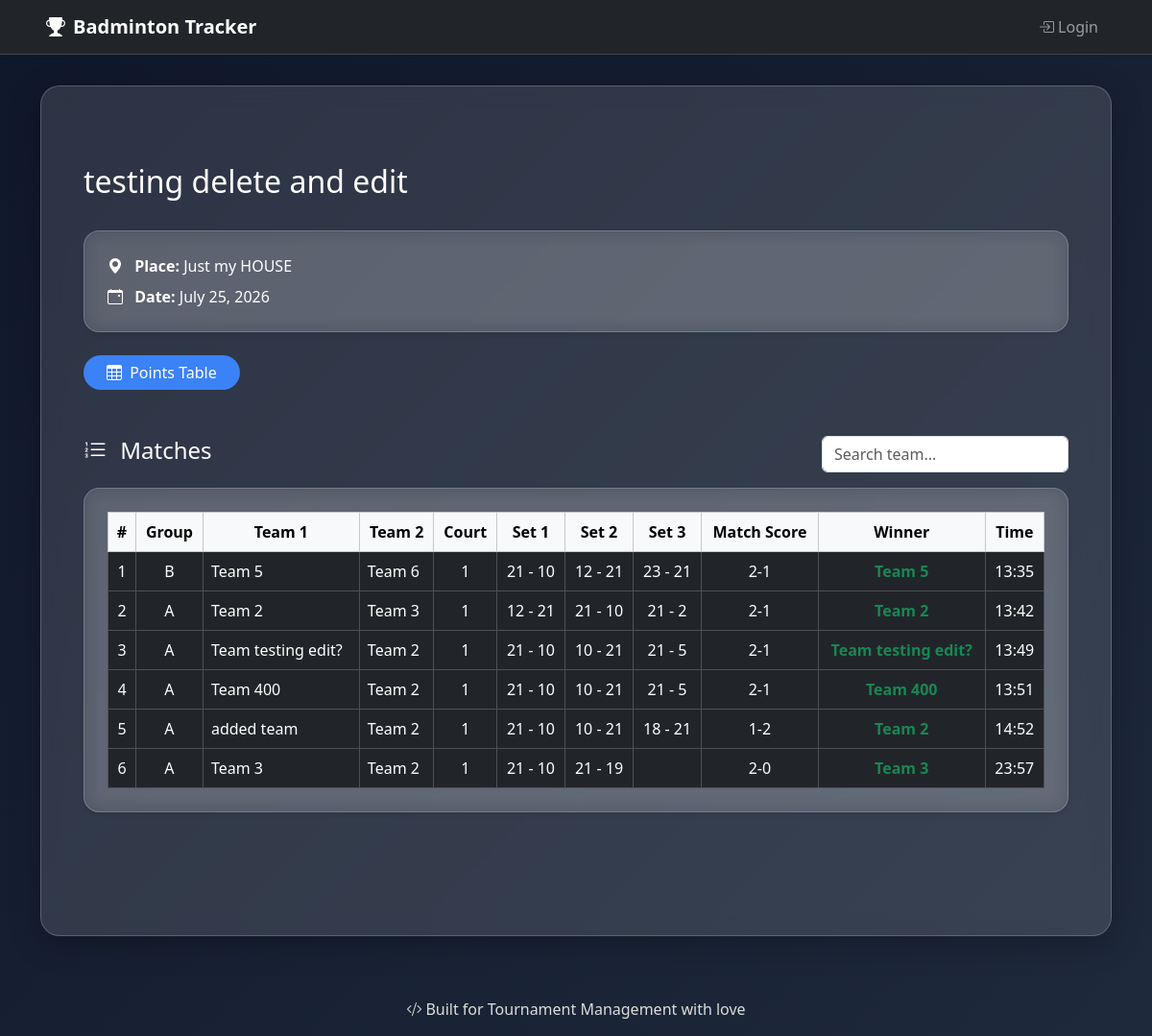
Page /badminton/tournament/4/matches/ on the earlier database version.
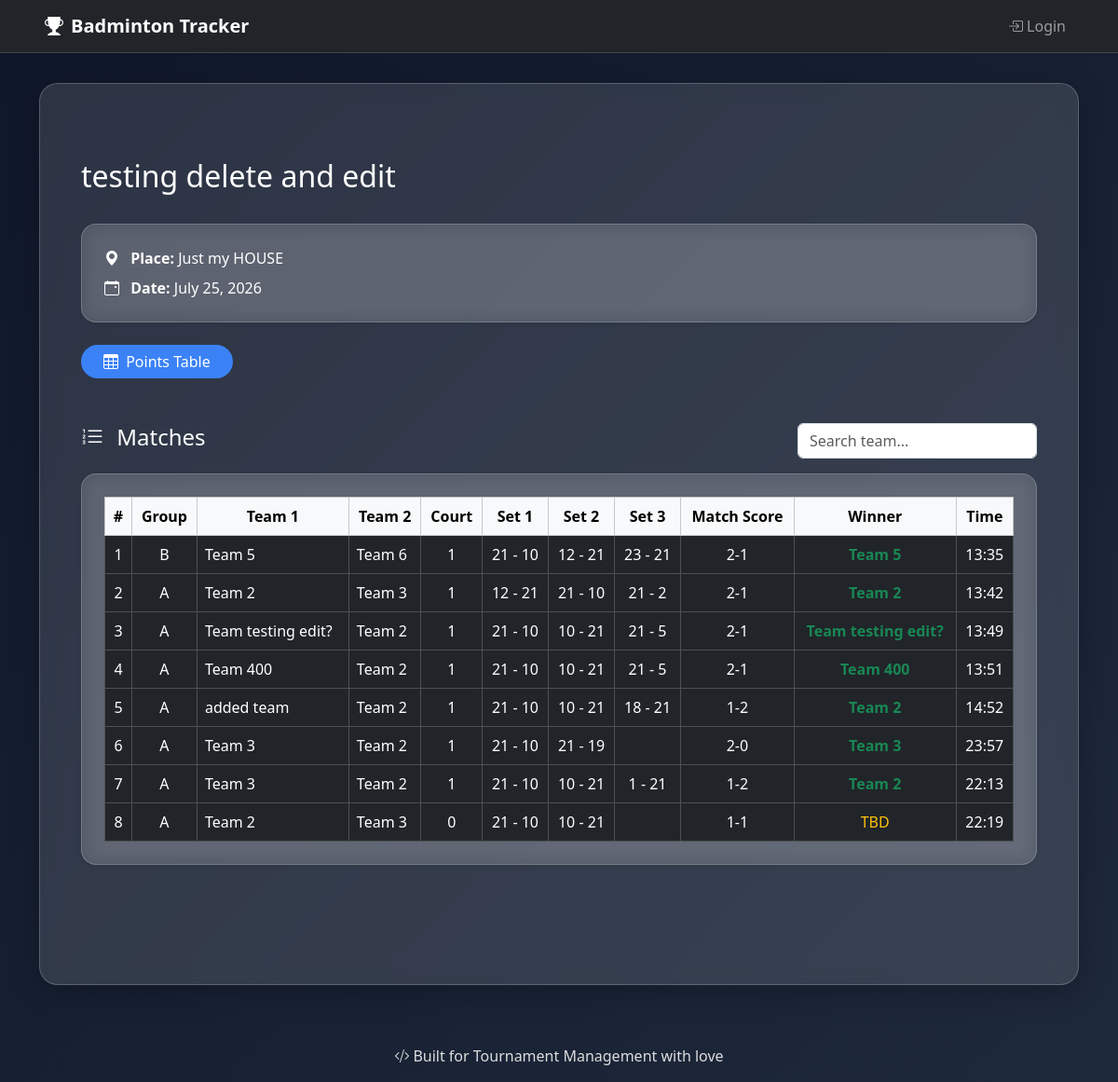
Same page on the later database version.
### badminton/models.py (models this page shows, shortened)
class Tournament(models.Model):
    name = models.CharField(max_length=100)
    place = models.CharField(max_length=100)
    date = models.DateField()

class Match(models.Model):
    group = models.ForeignKey(Group, on_delete=models.CASCADE)
    court_number = models.PositiveIntegerField()
    team1 = models.ForeignKey(Team, on_delete=models.CASCADE, related_name='team1_matches')
    team2 = models.ForeignKey(Team, on_delete=models.CASCADE, related_name='team2_matches')
    set1_team1 = models.PositiveIntegerField()
    set1_team2 = models.PositiveIntegerField()
    set2_team1 = models.PositiveIntegerField(null=True, blank=True)
    set2_team2 = models.PositiveIntegerField(null=True, blank=True)
    set3_team1 = models.PositiveIntegerField(null=True, blank=True)
    set3_team2 = models.PositiveIntegerField(null=True, blank=True)
    winner = models.ForeignKey(Team, on_delete=models.SET_NULL, null=True, blank=True, related_name='matches_won')
    created_at = models.DateTimeField(auto_now_add=True)
    updated_at = models.DateTimeField(auto_now=True)
    @property
    def match_score(self):
        t1 = 0
        t2 = 0
        if self.set1_team1 > self.set1_team2:
            t1 += 1
        else:
            t2 += 1
        if self.set2_team1 is not None and self.set2_team2 is not None:
            if self.set2_team1 > self.set2_team2:
                t1 += 1
            else:
                t2 += 1
        if self.set3_team1 is not None and self.set3_team2 is not None:
            if self.set3_team1 > self.set3_team2:
                t1 += 1
            else:
                t2 += 1
        return f"{t1}-{t2}"

class Group(models.Model):
    name = models.CharField(max_length=1)
    tournament = models.ForeignKey(Tournament, on_delete=models.CASCADE, related_name='groups')

class Team(models.Model):
    name = models.CharField(max_length=100)
    group = models.ForeignKey(Group, on_delete=models.CASCADE, related_name='teams')

### badminton/views.py (the view)
# urls.py: path('tournament/<int:tournament_id>/matches/', views.view_matches, name='view_matches'),
def view_matches(request, tournament_id):
    tournament = get_object_or_404(Tournament, pk=tournament_id)
    search_query = request.GET.get('search', '').strip()
    matches = Match.objects.filter(group__tournament=tournament)
    if search_query:
        matches = matches.filter(
            Q(team1__name__icontains=search_query) |
            Q(team2__name__icontains=search_query)
        )
    matches = matches.order_by('created_at')
    for match in matches:
        match.local_time = match.created_at + timedelta(hours=5, minutes=30)
        match.local_updated_time = match.updated_at + timedelta(hours=5, minutes=30)
    return render(request, 'view_matches.html', {
        'tournament': tournament,
        'matches': matches,
        'current_tournament': tournament,
        'search_query': search_query,  # Pass it to template for form value
    })

### badminton/templates/view_matches.html (shortened to what this page needs)
{% extends 'base.html' %}
{% load tz %}
{% block content %}
<div class="container py-5">
    <div class="d-flex justify-content-between align-items-center mb-4 flex-wrap">
        <h2 class="text-white">{{ tournament.name }}</h2>
    </div>
    <div class="glass-card p-4 rounded-4 mb-4 text-white shadow-sm">
        <p class="mb-2">
            <i class="bi bi-geo-alt-fill me-2"></i>
            <strong>Place:</strong> {{ tournament.place }}
        </p>
        <p class="mb-0">
            <i class="bi bi-calendar-event me-2"></i>
            <strong>Date:</strong> {{ tournament.date|date:"F j, Y" }}
        </p>
    </div>
    <div class="d-flex flex-wrap gap-3 mb-4">
        <a href="{% url 'tournament_detail' tournament.id %}" class="btn btn-primary btn-glow rounded-pill px-4">
            <i class="bi bi-table me-1"></i> Points Table
        </a>
    </div>
    <div class="d-flex justify-content-between align-items-center mb-3 mt-5 flex-wrap">
        <h4 class="text-white mb-2">
            <i class="bi bi-list-ol me-2"></i> Matches
        </h4>
        <input type="text" id="matchSearch" class="form-control w-auto" placeholder="Search team..." oninput="filterMatches()">
    </div>
    <div class="glass-card p-4 rounded-4 shadow-sm text-white mb-5">
        <div class="table-responsive">
            <table class="table table-dark table-bordered table-hover align-middle text-center mb-0" id="matchesTable">
                <thead class="table-light text-dark">
                    <tr>
                        <th>#</th>
                        <th>Group</th>
                        <th>Team 1</th>
                        <th>Team 2</th>
                        <th>Court</th>
                        <th>Set 1</th>
                        <th>Set 2</th>
                        <th>Set 3</th>
                        <th>Match Score</th>
                        <th>Winner</th>
                        <th>Time</th>
                    </tr>
                </thead>
                <tbody>
                    {% for match in matches %}
                        <tr class="match-row">
                            <td>{{ forloop.counter }}</td>
                            <td class="group-cell">{{ match.group.name }}</td>
                            <td class="team-cell text-start">{{ match.team1.name }}</td>
                            <td class="team-cell text-start">{{ match.team2.name }}</td>
                            <td>{{ match.court_number }}</td>
                            <td>{{ match.set1_team1 }} - {{ match.set1_team2 }}</td>
                            <td>
                                {% if match.set2_team1 is not None and match.set2_team2 is not None %}
                                    {{ match.set2_team1 }} - {{ match.set2_team2 }}
                                {% else %}
                                    <span class="text-muted">—</span>
                                {% endif %}
                            </td>
                            <td>
                                {% if match.set3_team1 is not None and match.set3_team2 is not None %}
                                    {{ match.set3_team1 }} - {{ match.set3_team2 }}
                                {% else %}
                                    <span class="text-muted">—</span>
                                {% endif %}
                            </td>
                            <td>{{ match.match_score }}</td>
                            <td>
                                {% if match.winner %}
                                    <span class="fw-bold text-success">{{ match.winner.name }}</span>
                                {% else %}
                                    <span class="text-warning">TBD</span>
                                {% endif %}
                            </td>
                            <td>
                                {{ match.local_time|time:"H:i" }}
                            </td>
                        </tr>
                    {% empty %}
                        <tr>
                            <td colspan="{% if perms.badminton.change_match %}12{% else %}11{% endif %}" class="text-center text-muted">
                                <i class="bi bi-info-circle me-1"></i> No matches recorded yet.
                            </td>
                        </tr>
                    {% endfor %}
                </tbody>
            </table>
        </div>
    </div>
</div>
{% endblock %}

### badminton/templates/base.html (shortened to what this page needs)
{% load static %}
<!DOCTYPE html>
<html lang="en">
<head>
  <link href="https://cdn.jsdelivr.net/npm/bootstrap@5.3.3/dist/css/bootstrap.min.css" rel="stylesheet">
  <link rel="stylesheet" href="https://cdn.jsdelivr.net/npm/bootstrap-icons@1.10.5/font/bootstrap-icons.css">
  <link rel="stylesheet" href="{% static 'css/style.css' %}">
</head>
<body>
<nav class="navbar navbar-expand-lg navbar-dark bg-dark shadow-sm sticky-top">
  <div class="container-fluid px-3 px-md-5">
    <a class="navbar-brand fw-bold" href="{% url 'tournament_list' %}">
      <i class="bi bi-trophy-fill me-2"></i>Badminton Tracker
    </a>
    <div class="collapse navbar-collapse mt-2 mt-lg-0" id="navbarContent">
      <ul class="navbar-nav ms-auto align-items-lg-center gap-2">
        {% if user.is_authenticated %}
        <li class="nav-item dropdown">
          <a class="nav-link dropdown-toggle" href="#" id="navbarDropdown" role="button"
             data-bs-toggle="dropdown" aria-expanded="false">
            <i class="bi bi-person-circle me-1"></i>{{ user.username }}
          </a>
          <ul class="dropdown-menu dropdown-menu-end" aria-labelledby="navbarDropdown">
            <li>
              <form method="post" action="{% url 'logout' %}" class="px-3">
                {% csrf_token %}
                <button type="submit" class="dropdown-item">
                  <i class="bi bi-box-arrow-right me-2"></i>Logout
                </button>
              </form>
            </li>
          </ul>
        </li>
        {% else %}
        <li class="nav-item">
          <a class="nav-link" href="{% url 'login' %}">
            <i class="bi bi-box-arrow-in-right me-1"></i>Login
          </a>
        </li>
        {% endif %}
      </ul>
    </div>
  </div>
</nav>
<div class="container">
  <div class="glass-card">
    {% block content %}
    {% endblock %}
  </div>
</div>
<footer>
  <p><i class="bi bi-code-slash me-1"></i>Built for Tournament Management with love</p>
</footer>
</body>
</html>

### badminton/static/css/style.css (style rules this page uses)
.btn-primary { background-color: #3b82f6 !important; color: #fff !important; border: none; }
.btn-glow { transition: all 0.2s ease-in-out; box-shadow: none; transform: none; }
body { margin: 0; padding: 0; min-height: 100vh; background: linear-gradient(135deg, #0f172a, #1e293b); background-attachment: fixed; background-size: cover; font-family: 'Segoe UI', sans-serif; color: white; }
nav.navbar { background-color: rgba(255, 255, 255, 0.08); backdrop-filter: blur(10px); -webkit-backdrop-filter: blur(10px); border-bottom: 1px solid rgba(255, 255, 255, 0.15); }
footer { color: #ddd; text-align: center; margin-top: 2rem; }
a, a:hover { color: #ffffff; text-decoration: none; }
.container { padding-top: 2rem; padding-bottom: 2rem; }
.glass-card { background: rgba(255, 255, 255, 0.12); border-radius: 20px; box-shadow: 0 8px 32px 0 rgba(0, 0, 0, 0.25); backdrop-filter: blur(10px); -webkit-backdrop-filter: blur(10px); border: 1px solid rgba(255, 255, 255, 0.2); padding: 2rem; color: #fff; position: relative; transition: transform 0.3s ease, border 0.3s ease, box-shadow 0.3s ease; }

Differences in the rows shown:
added Match: group.name "A", team1.name "Team 3", team2.name "Team 2", court_number "1", set1_team1 "21", set1_team2 "10", set2_team1 "10", set2_team2 "21", set3_team1 "1", set3_team2 "21", match_score "1-2", winner.name "Team 2", local_time "22:13"
added Match: group.name "A", team1.name "Team 2", team2.name "Team 3", court_number "0", set1_team1 "21", set1_team2 "10", set2_team1 "10", set2_team2 "21", match_score "1-1", shows "TBD", local_time "22:19"
